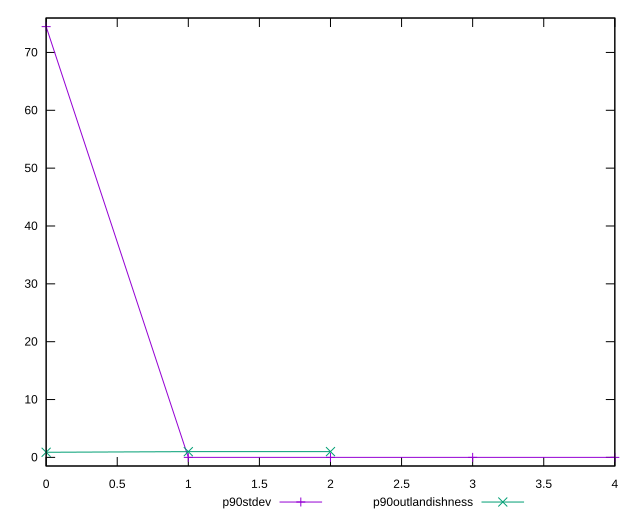

Here is the gnuplot script that generated this plot:
reset

$p90Stdev <<EOF
0 74.46220662154658
1 0
2 0
3 0
4 0
EOF

$p90Outlandishness <<EOF
0 0.8865621884588475
1 0.990025
2 1
EOF

set key outside below
set xrange [0:4]
set yrange [-1.4892441324309318:75.95145075397751]
set trange [-1.4892441324309318:75.95145075397751]
set terminal svg size 640, 520 enhanced background rgb 'white'
set output "report_00009_2021-02-08T22-37-41.559Z/uses-optimized-images/progression/stddev.svg"

plot $p90Stdev title "p90stdev" with linespoints, \
     $p90Outlandishness title "p90outlandishness" with linespoints

reset
